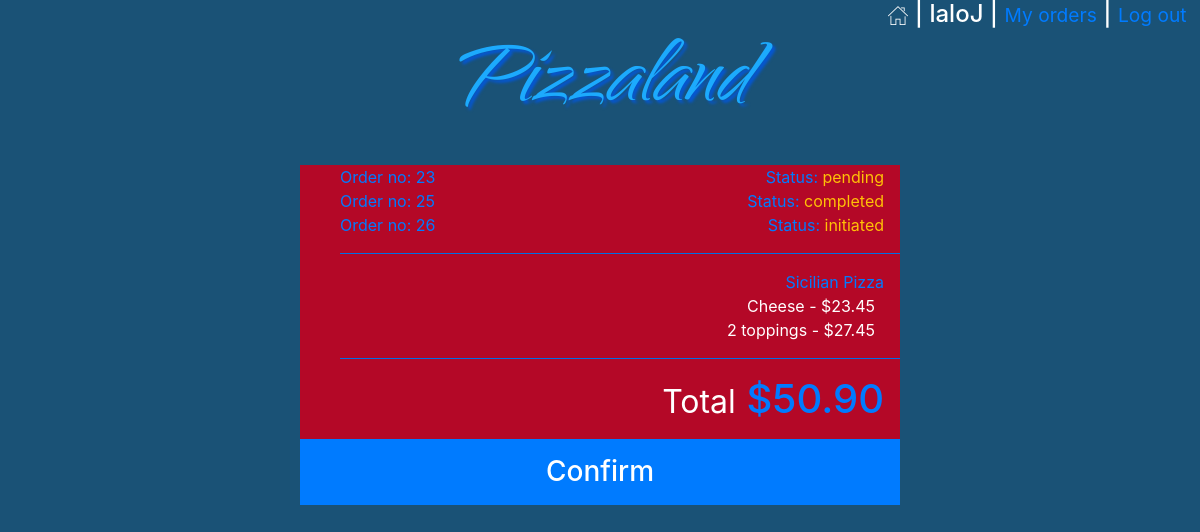
/my_orders/26 (signed in), run on the app's committed database.
### orders/models.py (models this page shows, shortened)
class User_order(models.Model):
    user=models.ForeignKey(User,on_delete=models.CASCADE)
    order_number=models.IntegerField()
    topping_allowance=models.IntegerField(default=0)
    status=models.CharField(max_length=64,default='initiated')

class Order2(models.Model):
    user=models.ForeignKey(User,on_delete=models.CASCADE)
    number=models.IntegerField()
    category=models.CharField(max_length=64,null=True)
    name=models.CharField(max_length=64)
    price=models.DecimalField(max_digits=4,decimal_places=2)
    def __str__(self):
        return f"{self.name} - ${self.price} "

### orders/views.py (the view)
# urls.py: path("my_orders/<str:order_number>", views.my_orders, name="my_orders"),
def my_orders(request,order_number):
    context = {
        "Checkout":Order2.objects.filter(user=request.user,number=order_number),
        "Checkout_category":Order2.objects.filter(user=request.user,number=order_number).values_list('category').distinct(),
        "Total":list(Order2.objects.filter(user=request.user,number=order_number).aggregate(Sum('price')).values())[0],
        "user":request.user,
        "Category": Category.objects.all(),
        "Order_number":order_number,
        "All_orders":User_order.objects.filter(user=request.user),
        "Status":User_order.objects.get(user=request.user,order_number=order_number).status
    }
    return render(request,"my_orders.html",context)

### orders/templates/my_orders.html (shortened to what this page needs)
<!DOCTYPE html>
<html style="height:100%">
<head>
    {% load static %}
    <link rel="stylesheet" type="text/css" href="{% static 'styles.css' %}">
    <link rel="stylesheet" href="https://maxcdn.bootstrapcdn.com/bootstrap/4.1.3/css/bootstrap.min.css">
</head>
<body style="height:100%">
    {% if Category %}
    <div id='username' style="background-color:#1A5276;">
        <h4 class='px-2' ><a href="{% url 'index' %}"><img src="{% static 'home.png' %}"></a> |
            {{user.username}} |
            {% if not user.is_superuser %}
            <small><a href="{% url 'my_orders' Order_number %}">My orders</a></small> |
            {% endif %}
            <small><a href="{% url 'logout' %}"> Log out&nbsp;</a></small>
        </h4>
    </div>
    {% endif %}
    <p id='logo' style="color:red;font-style: italic;" class='text-center m-0'><a href="{% url 'index' %}">Pizzaland</a></p>
    <div id='my_orders_container' style="background-color:#B40827;" class='w-50 mx-auto'>
        <div class=' text-left pr-3'>
            <ul >
                {% for number in All_orders%}
                <a href="{% url 'my_orders' number.order_number %}"><li ><span>Order no: {{number.order_number}}</span><span class='float-right'>Status: <span class='text-warning'>{{number.status}}</span></span></li></a>
                {% endfor %}
            </ul>
        </div>
        <ul>
            <hr class='bg-primary'>
            {% for check_cat in Checkout_category %}
                <li class='text-primary text-right pr-3'>{{check_cat|cut:"("|cut:")"|cut:","|cut:"'"}}</li>
                {% for row in Checkout %}
                {% if row.category == check_cat|cut:"("|cut:")"|cut:","|cut:"'"  %}
                <li class='pr-3 text-right'>{{row}}&nbsp;</li>
                {% endif %}
                {% endfor %}
            {% endfor %}
            <hr class='bg-primary'>
            <li class='text-primary text-right pr-3 '><h1><small class='text-white'>Total</small> ${{Total|floatformat:2}}</h1></li>
        </ul>
        {% if Status == 'initiated' and Total %}
        <a id='confirm_order'  href="{% url 'confirmed' Order_number %}"><div class='bg-primary w-100 text-center text-white'><h3 class='p-3'>Confirm</h3></div></a>
        {% endif %}
    </div>
</body>
</html>

### orders/static/styles.css (style rules this page uses)
#logo { padding:0px; font-family: webLogo ; font-size: 110px; text-shadow: 3px 3px 3px rgb(5, 87, 211); }
#logo a:link, #place_order:link, #confirm_order:link { color:rgb(28, 170, 253); }
#center_box,#username { background-color: rgba(0, 0, 0, 0.9); color: white; }
#username { position: absolute; right: 0; }
li { list-style-type: none; }
#my_orders_container { background-color: rgba(0, 0, 0, 0.9); color: white; }

### orders/templates/my_orders.html (style rules this page uses)
body { background-color: #1A5276; }

### data on the page
User_order: order_number "23", status "pending"
User_order: order_number "25", status "completed"
User_order: order_number "26", status "initiated"
Order2: name+price "Cheese - $23.45"
Order2: name+price "2 toppings - $27.45"

### other printed values
{{ user.username }} "laloJ"
{{ check_cat|cut:"("|cut:")"|cut:","|cut:"'" }} "Sicilian Pizza"
{{ Total|floatformat:2 }} "50.90"
